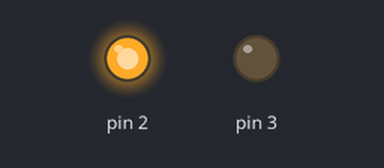
The sketch below on a simulated Arduino Uno, built with avr-gcc and run on an emulated ATmega328P. On the bench: output pins drawn as LEDs (lit = HIGH).

Above: at 2.5 s.
At 7.5 s:
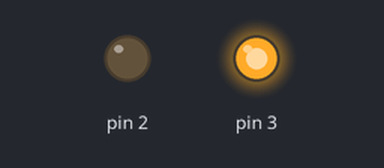
Timing chart, 0 to 13.0 s (numbered marks = the images above):
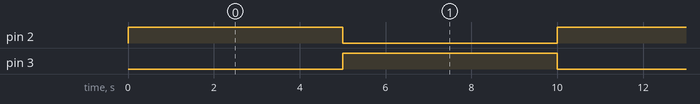

Measured:
- by itself, pin 2, pin 3: alternates HIGH for 5.0 s and LOW for 5.0 s

The sketch:

motor_driver_test.ino
```cpp
void setup() {
  pinMode(2, OUTPUT);
  pinMode(3, OUTPUT);
  // put your setup code here, to run once:

}

void loop() {
  digitalWrite(2, HIGH);
  digitalWrite(3, LOW);
  delay(5000);
  digitalWrite(2, LOW);
  digitalWrite(3, HIGH);
  delay(5000);  // put your main code here, to run repeatedly:

}
```
